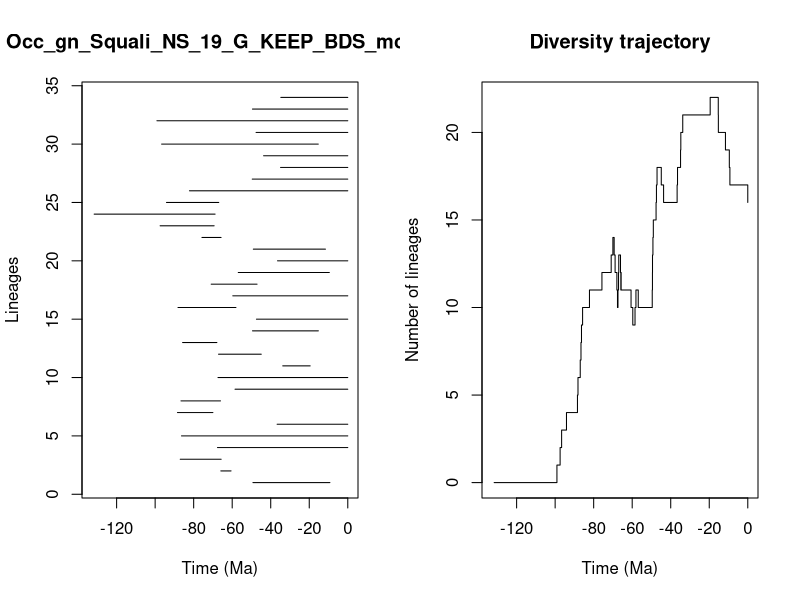

Generate this figure with R:


pdf(file='../Results/Genus_NS/5_MA_bins_EP_FT/pyrate_mcmc_logs/Occ_gn_Squali_NS_19_G_KEEP_BDS_mcmc_LTT.pdf',width=0.6*20, height=0.6*10)
title = "Occ_gn_Squali_NS_19_G_KEEP_BDS_mcmc"
ts=c(49.237641493650834, 65.90313767069163,86.97005242697828,67.63627587380893,86.3227169420481,36.6790407228225,88.41495780534173,86.58513104769489,58.530969194359315,67.37999009681266,33.75886796753766,67.09104474981551,85.74945643746167,49.4568556464862,47.41253626863276,88.13810778548164,59.692205200492104,70.90728981863433,56.85687840222827,36.471985159334466,49.03321238978382,75.71159697993399,97.41733423992882,131.66070325762274,94.11390695038958,82.18305321791559,49.595922932696425,34.895526134919535,43.70330097460335,96.6378650938989,47.60540655090275,99.0704621537339,49.488254915516784,34.76004976272383)
te=c(9.281499775500116, 60.59438543960867,65.73586491407326,0.0,0.0,0.0,70.02215534387017,66.07635222361067,0.0,0.0,19.51887368197039,44.902370160776655,67.9526534407937,15.272877245455678,0.0,58.05572106218707,0.0,47.101066077649264,9.580666358286779,0.0,11.591819712900044,65.77583320328021,69.36643578047493,68.87229044237613,66.9750996945702,0.0,0.0,0.0,0.0,15.319030669637872,0.0,0.0,0.0,0.0)
div_traj=c(0, 1,2,3,4,5,6,7,8,9,10,11,12,13,14,13,12,11,10,11,12,13,12,11,12,11,10,9,10,11,10,11,12,13,14,15,16,17,18,17,16,17,18,19,20,21,22,21,20,19,18,17,16)
time_events=c(131.66070325762274, 99.0704621537339,97.41733423992882,96.6378650938989,94.11390695038958,88.41495780534173,88.13810778548164,86.97005242697828,86.58513104769489,86.3227169420481,85.74945643746167,82.18305321791559,75.71159697993399,70.90728981863433,70.02215534387017,69.36643578047493,68.87229044237613,67.9526534407937,67.63627587380893,67.37999009681266,67.09104474981551,66.9750996945702,66.07635222361067,65.90313767069163,65.77583320328021,65.73586491407326,60.59438543960867,59.692205200492104,58.530969194359315,58.05572106218707,56.85687840222827,49.595922932696425,49.488254915516784,49.4568556464862,49.237641493650834,49.03321238978382,47.60540655090275,47.41253626863276,47.101066077649264,44.902370160776655,43.70330097460335,36.6790407228225,36.471985159334466,34.895526134919535,34.76004976272383,33.75886796753766,19.51887368197039,15.319030669637872,15.272877245455678,11.591819712900044,9.580666358286779,9.281499775500116,0.0)
                par(mfrow=c(1,2))
                L = length(ts)
                plot(ts, 1:L , xlim=c(-max(ts)-1,0), pch=20, type="n", main=title,xlab="Time (Ma)",ylab="Lineages")
                for (i in 1:L){segments(x0=-te[i],y0=i,x1=-ts[i],y1=i)}    
                t = -time_events
                plot(div_traj ~ t,type="s", main = "Diversity trajectory",xlab="Time (Ma)",ylab="Number of lineages",xlim=c(-max(ts)-1,0))
                abline(v=c(65,200,251,367,445),lty=2,col="gray")
                
